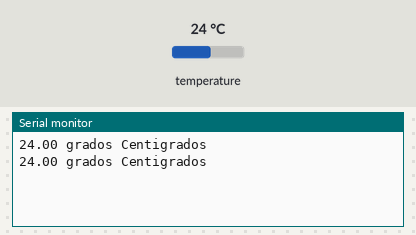
Recording of a sketch running on a simulated Arduino Uno, built with avr-gcc and run on an emulated ATmega328P. Shown: the last lines printed to the serial monitor. The test bench sets the inputs (shaded band); at power-on: temperature 24 °C.

Above: at 3.3 s.
3.4 s: temperature set to 12 °C
At 4.7 s:
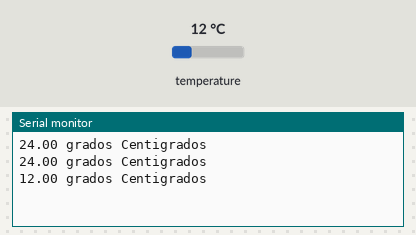
5.9 s: temperature set to 19 °C
At 7.1 s:
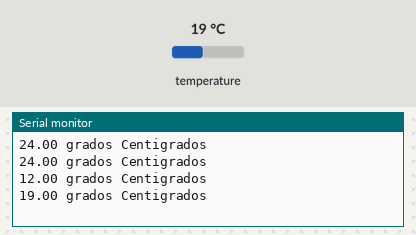
Timing chart, 0 to 8.9 s (numbered marks = the images above; inputs shaded):
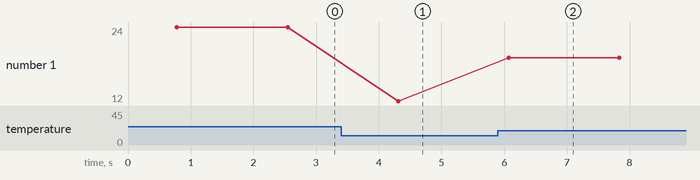

Measured:
- after the input at 3.4 s, the serial monitor: prints a new line after 0.91 s (image 1)
- after the input at 5.9 s, the serial monitor: prints a new line after 0.17 s (image 2)
- plotted number 1: 24 → 12 after the input at 3.4 s, 12 → 19 after the input at 5.9 s

The sketch:

Clase_9_Temperatura.ino
```cpp
#include <OneWire.h> //Se importan las librerías
#include <DallasTemperature.h>

#define Pin 2 //Se declara el pin donde se conectará la DATA

OneWire ourWire(Pin); //Se establece el pin declarado como bus para la comunicación OneWire

DallasTemperature sensors(&ourWire); //Se instancia la librería DallasTemperature

void setup() {
Serial.begin(9600);
sensors.begin(); //Se inician los sensores
}

void loop() {
sensors.requestTemperatures(); //Prepara el sensor para la lectura

Serial.print(sensors.getTempCByIndex(0)); //Se lee e imprime la temperatura en grados Celsius
Serial.println(" grados Centigrados");
//Serial.print(sensors.getTempFByIndex(0)); //Se lee e imprime la temperatura en grados Fahrenheit
//Serial.println(" grados Fahrenheit");

delay(1000); //Se provoca un lapso de 1 segundo antes de la próxima lectura

}
```
